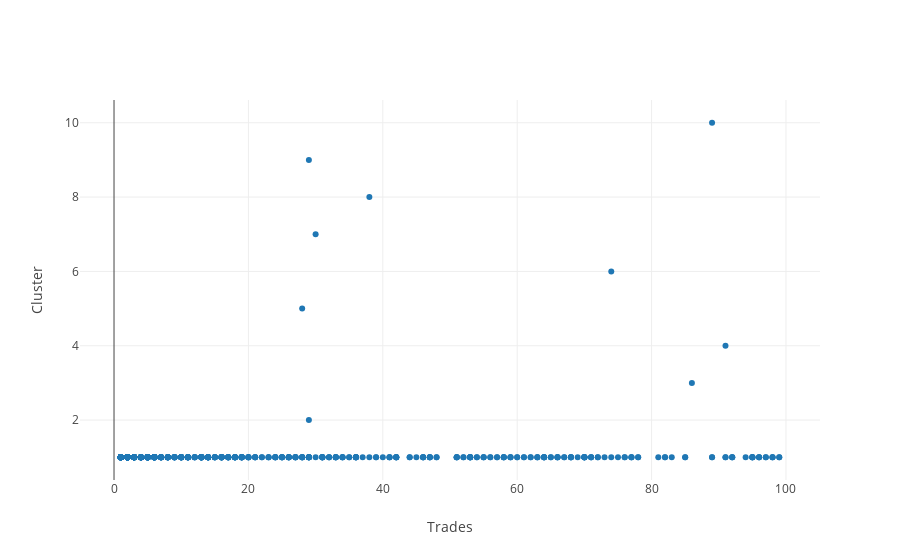

Write notebook code for a chart like this one.
### Code cell
fig = {
    'data': [{
        'x': d.Trades,
        'y': d.Cluster,
        'text': d.Name,
        'mode': 'markers',
    }],
    'layout': {
        'xaxis': {'title': 'Trades'},
        'yaxis': {'title': "Cluster"}
    }
}

# IPython notebook
# py.iplot(fig, filename='pandas/grouped-scatter')

plotly.iplot(fig)

### Figure 1 — Plotly figure (JSON) as saved in the notebook; plotly's stock layout.template omitted (floating-point values rounded to 4 significant figures; data arrays with more than 128 entries replaced by an {"elided": "..."} marker saying what was removed)
{"data": [{"mode": "markers", "text": {"elided": "545 str values"}, "x": {"elided": "545 int values"}, "y": {"elided": "545 int values"}}], "layout": {"xaxis": {"title": "Trades"}, "yaxis": {"title": "Cluster"}}}
